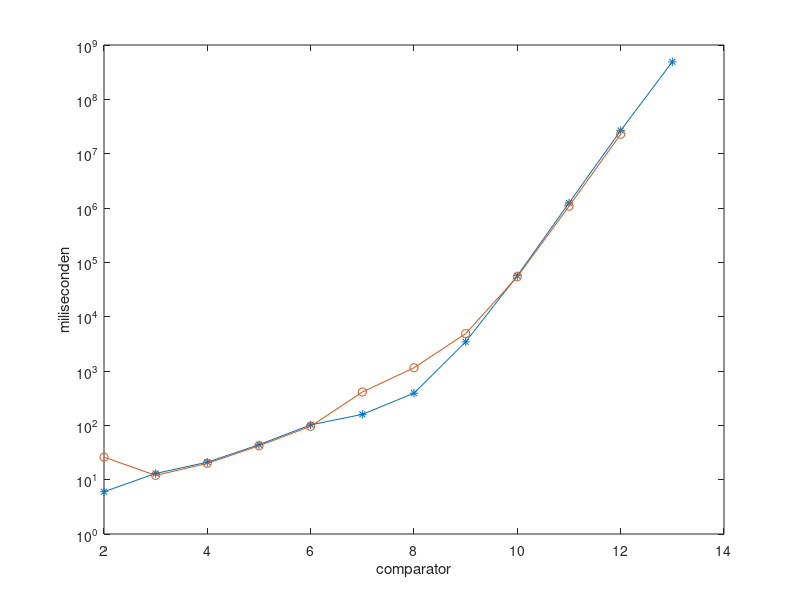
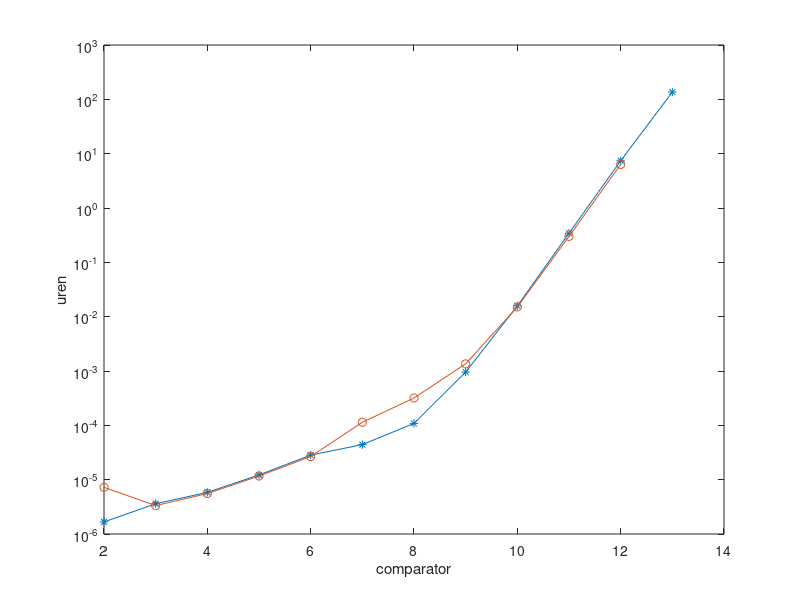
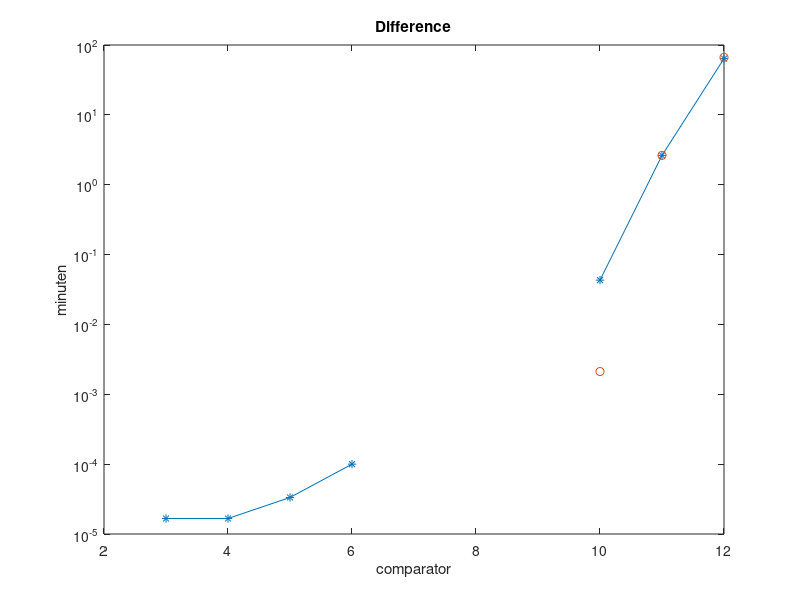
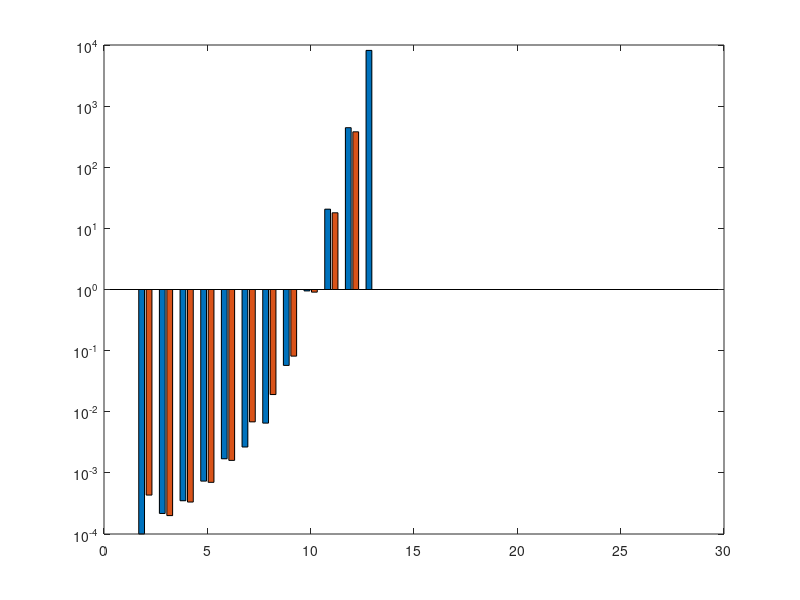

Write the MATLAB code that produced these figures, in order. (Note: this script raises an error after producing the figures.)
clc
clear all
%%
xas             = 2:29;
old             = zeros([1 28]);
old(1:12)       = [6 13 21 44 102 159 391 3436 56887 1237241 26637970 489689647]; % ms

old_s           = old ./ 1000; % s
old_m           = old_s ./ 60; % min
old_u           = old_m ./ 60; % uur
old_d           = old_u ./ 24; % dag
old_totaal_dag  = sum(old_d);

new             = zeros([1 28]);
new(1:11)       = [26 12 20 42 96 410 1147 4875 54304 1079551 22804439]; % ms
new_s           = new ./ 1000; % s
new_m           = new_s ./ 60; % min
new_u           = new_m ./ 60; % uur
new_d           = new_u ./ 24; % dag
new_totaal_dag  = sum(new_d);

%%
figure
plot(2:13, old(1:12), '*-')
xlabel('comparator')
ylabel('miliseconden')
set(gca, 'Yscale', 'log')
hold on
plot(2:12, new(1:11), 'o-')

%%
figure
plot(2:13, old_u(1:12), '*-')
xlabel('comparator')
ylabel('uren')
set(gca, 'Yscale', 'log')
hold on
plot(2:12, new_u(1:11), 'o-')

%%
diff = (old_m(1:11) - new_m(1:11));
cumdiff = cumsum(diff);

figure
plot(2:12, diff, '*-')
set(gca, 'Yscale', 'log')
title('Difference')
xlabel('comparator')
ylabel('minuten')
hold on
plot(2:12, cumdiff, 'o')

%%
figure
bar(xas, [old_m; new_m]')
set(gca, 'Yscale', 'log')

%%

T  = table(xas(1:12), old(1:12));
T2 = table(xas(1:11), new(1:11));
figure
plot(xas(1:12),old(1:12),'o')
hold on
plot(xas(1:11),new(1:11),'o')
set(gca,'YScale','log')
[p, ~,mu ] = polyfit(T.Var1,  T.Var2,  11);
[p2,~,mu2] = polyfit(T2.Var1, T2.Var2, 10);
f  = polyval(p,  xas, [], mu);
f2 = polyval(p2, xas, [], mu2);
plot(xas,f)
plot(xas,f2)
ylabel('nanoseconden')
xlabel('comparator')
legend('old', 'new', 'benadering old', 'benadering new', 'Location', 'northwest')

%%
benadering_uur = f2(12) / (1000 * 60 * 60)
benadering_dag = benadering_uur /24

%%

T3  = table(xas(1:12), old_d(1:12));
T4 = table(xas(1:11), new_d(1:11));
figure
plot(xas(1:12),old_d(1:12),'o')
hold on
plot(xas(1:11),new_d(1:11),'o')
set(gca,'YScale','log')
[p3,~,mu3] = polyfit(T3.Var1, T3.Var2, 11);
[p4,~,mu4] = polyfit(T4.Var1, T4.Var2, 10);
f3 = polyval(p3, xas(1:14), [], mu3);
f4 = polyval(p4, xas(1:14), [], mu4);
plot(xas(1:14),f3)
plot(xas(1:14),f4)
ylabel('dagen')
xlabel('comparator')
legend('old', 'new', 'benadering old', 'benadering new', 'Location', 'northwest')